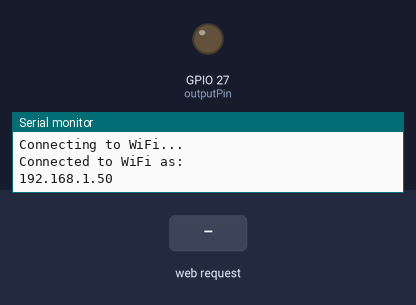
Bench run of a program on a simulated ESP32. On the bench: output pins drawn as LEDs (lit = HIGH), the last lines printed to the serial monitor. The test bench sets the inputs (shaded band). WiFi joins after 1.5 s; servers stay silent unless stated.

Above: at 2.7 s.
2.8 s: HTTP request GET /open received
At 3.8 s:
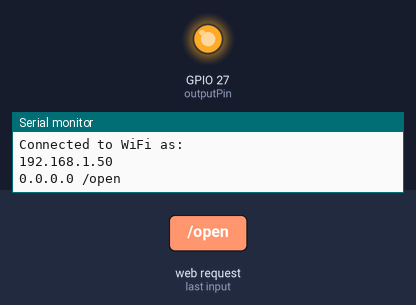
5.6 s: HTTP request GET /close received
7.1 s: HTTP request GET /getState received
Timing chart, 0 to 10.1 s (numbered marks = the images above; inputs shaded):
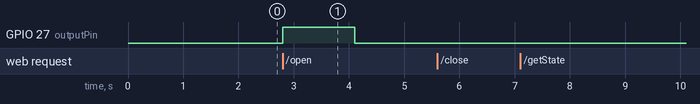

The program:

main.cpp
```cpp
#include <WiFi.h>
#include <WebServer.h>

// Replace with your network credentials
const char *ssid = "Ultra";
const char *password = "tommaso00";

// Create an instance of the web server on port 80
WebServer server(80);

const int outputPin = 27;

String gateState = "1"; // CLOSED

// Timing constants
const unsigned long buttonPressTime = 1300; // time in milliseconds to simulate a button press
const unsigned long openDuration = 10000;   // time in milliseconds to wait before changing state to OPEN
const unsigned long closeDuration = 30000;  // time in milliseconds to wait before changing state to CLOSED

// Timing variables
unsigned long previousMillis = 0; // will store last time the action was updated
bool isButtonPressed = false;     // flag for button press
bool isOpeningGate = false;       // flag for gate opening
bool isClosingGate = false;       // flag for gate closing

void setup()
{
    Serial.begin(115200);
    pinMode(outputPin, OUTPUT);
    WiFi.begin(ssid, password);
    while (WiFi.status() != WL_CONNECTED)
    {
        // Use non-blocking delay to connect to WiFi
        Serial.println("Connecting to WiFi...");
        delay(100); // This delay is acceptable since it's a short one for status update only
    }
    Serial.println("Connected to WiFi as:");
    Serial.println(WiFi.localIP());

    server.on("/open", HTTP_GET, []()
              {
        Serial.println(server.client().remoteIP().toString() + " " + server.uri());
        server.send(200, "text/plain", "OK");
        isButtonPressed = true;
        previousMillis = millis(); });

    server.on("/close", HTTP_GET, []()
              {
        Serial.println(server.client().remoteIP().toString() + " " + server.uri());
        server.send(200, "text/plain", "OK");
        isClosingGate = true;
        previousMillis = millis(); });

    server.on("/getState", HTTP_GET, []()
              {
        Serial.println(server.client().remoteIP().toString() + " " + server.uri());
        server.send(200, "text/plain", gateState); });

    server.begin();
}

void loop()
{
    server.handleClient();
    unsigned long currentMillis = millis();

    if (isButtonPressed)
    {
        digitalWrite(outputPin, HIGH);
        if (currentMillis - previousMillis >= buttonPressTime)
        {
            digitalWrite(outputPin, LOW);
            isButtonPressed = false;
            isOpeningGate = true;
            previousMillis = currentMillis;
        }
    }

    if (isOpeningGate && currentMillis - previousMillis >= openDuration)
    {
        gateState = "0"; // OPEN
        isOpeningGate = false;
        isClosingGate = true;
        previousMillis = currentMillis;
    }

    if (isClosingGate && currentMillis - previousMillis >= closeDuration)
    {
        gateState = "1"; // CLOSED
        isClosingGate = false;
    }
}
```

Measured:
- after the input at 2.8 s, GPIO 27 (outputPin): LOW → HIGH at once, → LOW 1.3 s later
